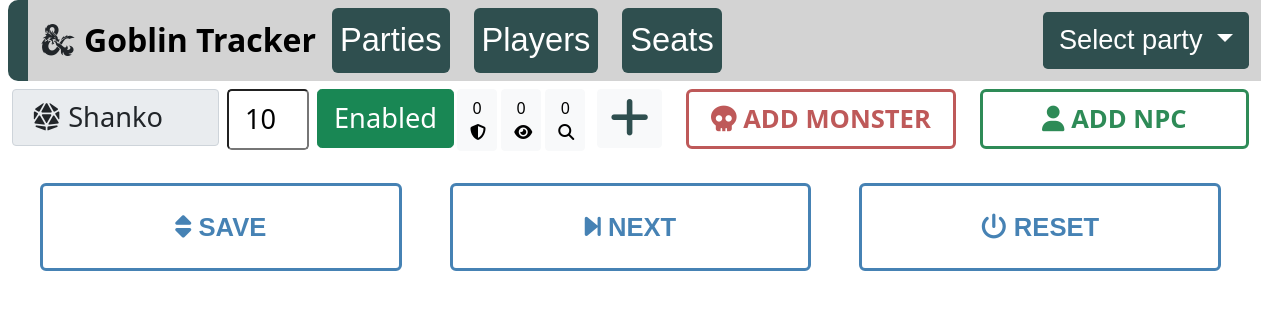
/dashboard, run on the app's committed database.
### characters.py (models this page shows, shortened)
class Character(db.Model):
    id = db.Column(db.Integer, primary_key=True)
    name = db.Column(db.String(20), unique=True, nullable=False)
    initiative = db.Column(db.Integer, unique=False, nullable=False)
    enabled = db.Column(db.Boolean, unique=False, nullable=False)
    is_current = db.Column(db.Boolean, unique=False, nullable=False)
    is_next = db.Column(db.Boolean, unique=False, nullable=False)
    dexterity = db.Column(db.Integer, unique=False, nullable=False)
    ac = db.Column(db.Integer, unique=False, nullable=False)
    pass_inv = db.Column(db.Integer, unique=False, nullable=False)
    pass_per = db.Column(db.Integer, unique=False, nullable=False)
    is_player = db.Column(db.Boolean, unique=False, nullable=False)
    is_monster = db.Column(db.Boolean, unique=False, nullable=False)
    seat = db.Column(db.Integer, unique=False, nullable=False)
    party = db.Column(db.Integer, unique=False, nullable=False)

### index_blueprint.py (the view)
@index_blueprint.route("/dashboard", methods=['GET', 'POST'])
def dashboard():
    global sequence_started
    party = Party.query.filter_by(active=True).first()
    if not party:
        activeParty = 0
    else:
        activeParty = party.id
    if request.method == 'POST':
        if 'button' in request.form:
            if request.form['button'] == 'save':
                updatePlayers(request.form)
                if checkDex(request.form) is None:
                    pass
            elif request.form['button'] == 'next':
                sequence_started = True
                rotatePlayers(activeParty)
            elif request.form['button'] == 'reset':
                sequence_started = False
                resetCharacters(activeParty)
            elif request.form['button'] == 'manage':
                return redirect(url_for('index.players'))
            elif request.form['button'] == 'seats':
                return redirect(url_for('index.seats'))
            else:
                pass  # unknown
        if 'changeParty' in request.form:
            Party.toggle_active(request.form['changeParty'])
            party = Party.query.filter_by(active=True).first()
            activeParty = party.id
            resetCharacters(activeParty)
        if 'enable' in request.form:
            Character.toggle_enabled(request.form['enable'])
        elif 'remove' in request.form:
            if Character.deletePlayer(request.form['remove']):
                flash("Player deleted", 'info')
            else:
                flash("Failed to delete player", 'warning')
            return redirect(url_for('index.dashboard'))
        if 'monster' in request.form:
            updatePlayers(request.form)
            Character.addMonster(activeParty, party.monster_count)
            Party.addMonsterCount(activeParty)
        elif 'npc' in request.form:
            updatePlayers(request.form)
            Character.addNpc(activeParty, party.npc_count)
            Party.addNpcCount(activeParty)
        elif 'summon' in request.form:
            Character.createSummon(activeParty, request.form['summon'], party.summon_count)
            Party.addSummonCount(activeParty)
        count = Character.query.filter_by(is_player=False).count()
        add = ''
        if count == 7:
            add = "disabled"
        parties = Party.query.all()
        if not activeParty:
            players = Character.query.all()
        else:
            players = Character.query.filter_by(party=activeParty).all()
        return render_template("dyn.html", content=players, add=add, parties=parties, page="dashboard", dex=checkDex(request.form))
    elif request.method == 'GET':
        add = ''
        count = Character.query.filter_by(is_player=False).count()
        if count == 7:
            add = "disabled"
        parties = Party.query.all()
        if not activeParty:
            players = Character.query.all()
        else:
            print("activeParty is " + str(activeParty))
            players = Character.query.filter_by(party=activeParty).all()
        return render_template("dyn.html", content=players, add=add, page="dashboard", parties=parties)

### templates/dyn.html (shortened to what this page needs)
{% extends "base.html" %} {% block title %}Init Tracker{% endblock %}
{% block content %}
<form action="#" method="post">
  <div class="row mh-80 h-80">
    <div class="col">
      <div class="d-flex flex-column">
        {% for character in content %}{% if character.is_player == True %}
        <div class="row gx-2 mb-3 h-100" style="flex-wrap:nowrap">
        <div class="h-100" style="width:215px;">
          <label
            class="input-group-text text-left"
            style="font-size: 1.7em; text-align: left"
          >
            {% if character.is_player == True %}<i
              class="fas fa-dice-d20 p-2"
            ></i
            >{% endif %}{{ character.name }}</label>
        </div>
        <div class="h-100" style="width:90px;">
          <input
            type="text"
            class="form-control-xlg w-100 {% if character.is_current %}current{% elif character.is_next %}next{% endif %}"
            placeholder="1-10"
            aria-describedby="basic-addon1"
            name="{{ character.name }}"
            value="{{ character.initiative }}"
            onfocus="this.value=''"
          />
        </div>
        <div class="h-100 text-center" style="width:140px;">
          <button
            class="btn btn-xlg btn-{% if character.enabled %}success{% else %}danger{% endif %}"
            type="submit"
            id="button-addon1"
            value="{{ character.name }}"
            name="enable"
            style="min-width: 100px"
          >
            {% if character.enabled %}Enabled{% else %}Disabled{% endif %}
          </button>
        </div>
        <div class="h-100" style="width:140px;">
          <button class="btn d-inline-block btn-light" style="width: 40px">
            {{ character.ac }}
            <i
              class="fas fa-shield-alt"
              style="font-size: 1em; color: black"
            ></i>
          </button>
          <button class="btn d-inline-block btn-light" style="width: 40px">
            {{ character.pass_per }} {% if character.pass_per|int > 12 %}
            <i class="fas fa-eye" style="font-size: 1rem; color: red"></i>
            {% else %}
            <i class="fas fa-eye" style="font-size: 1rem; color: black"></i>
            {% endif %}
          </button>
          <button class="btn d-inline-block btn-light" style="width: 40px">
            {{ character.pass_inv }} {% if character.pass_inv|int > 12 %}
            <i class="fas fa-search" style="font-size: 1em; color: red"></i>
            {% else %}
            <i class="fas fa-search" style="font-size: 1rem; color: black"></i>
            {% endif %}
          </button>
        </div>
        <div class="h-100">
          <button class="btn d-inline-block btn-light" type="submit" name="summon" value="{{ character.name }}">
            <i
              class="fas fa-plus"
              style="font-size: 2.8em; color: darkslategray"
            ></i>
          </button>
        </div>
      </div>
        {% endif %} {% endfor %}
      </div>
    </div>
    <div class="col">
      <div class="d-flex flex-column">
        <div class="row row-cols-2 gx-4">
            <div class="col">
        <button
          type="submit"
          class="btn btn-monster btn-lg w-100 {{ add }}"
          name="monster"
          value="add_monster"
          {{ add }}
        >
          <i class="fas fa-skull"></i>
          ADD MONSTER
        </button></div>
        <div class="col">
        <button
          type="submit"
          class="btn btn-npc btn-lg w-100 {{ add }}"
          name="npc"
          value="add_npc"
          {{ add }}
        >
          <i class="fas fa-user"></i>
          ADD NPC
        </button></div></div>
      </div>
    </div>
  </div>
  <div class="row row-cols-3 p-3" style="height:120px" >
    <div class="col text-center px-4">
      <button
        type="submit"
        class="btn btn-custom btn-lg w-100 h-100"
        name="button"
        value="save"
      ><i class="fas fa-sort"></i>
      SAVE
      </button>
    </div>
    <div class="col text-center px-4">
      <button
        type="submit"
        class="btn btn-custom btn-lg w-100 h-100"
        name="button"
        value="next"
      ><i class="fas fa-step-forward"></i>
        NEXT
      </button>
    </div>
    <div class="col text-center px-4">
      <button
        type="submit"
        class="btn btn-custom btn-lg w-100 h-100"
        name="button"
        value="reset"
      ><i class="fas fa-power-off"></i>
        RESET
      </button>
    </div>
  </div>
  {% endblock %}

### templates/base.html (style rules this page uses)
.btn-custom { border-radius: 6px; border: solid 3px; border-color: steelblue; color: steelblue; font-size: 1.6em; font-weight: 600; font-family: "Trebuchet MS", "Lucida Sans Unicode", "Lucida Grande", "Lucida Sans", Arial, sans-serif; }
.btn-monster { border-radius: 6px; border: solid 3px; border-color: rgb(190, 89, 89); color: rgb(190, 89, 89); font-size: 1.6em; font-weight: 600; }
.btn-npc { border-radius: 6px; border: solid 3px; border-color: seagreen; color: seagreen; font-size: 1.6em; font-weight: 600; }
.btn-xlg { padding: 0.5rem 1rem; font-size: 1.7rem; border-radius: 0.3rem; }
.form-control-xlg { min-height: calc(1.5em + 1rem + 2px); padding: 0.5rem 1rem; font-size: 1.7rem; border-radius: 0.3rem; }

### data on the page
Character: is_player True (drawn), name "Shanko", initiative "10", enabled "Enabled", ac "0", pass_per "0", pass_inv "0"
